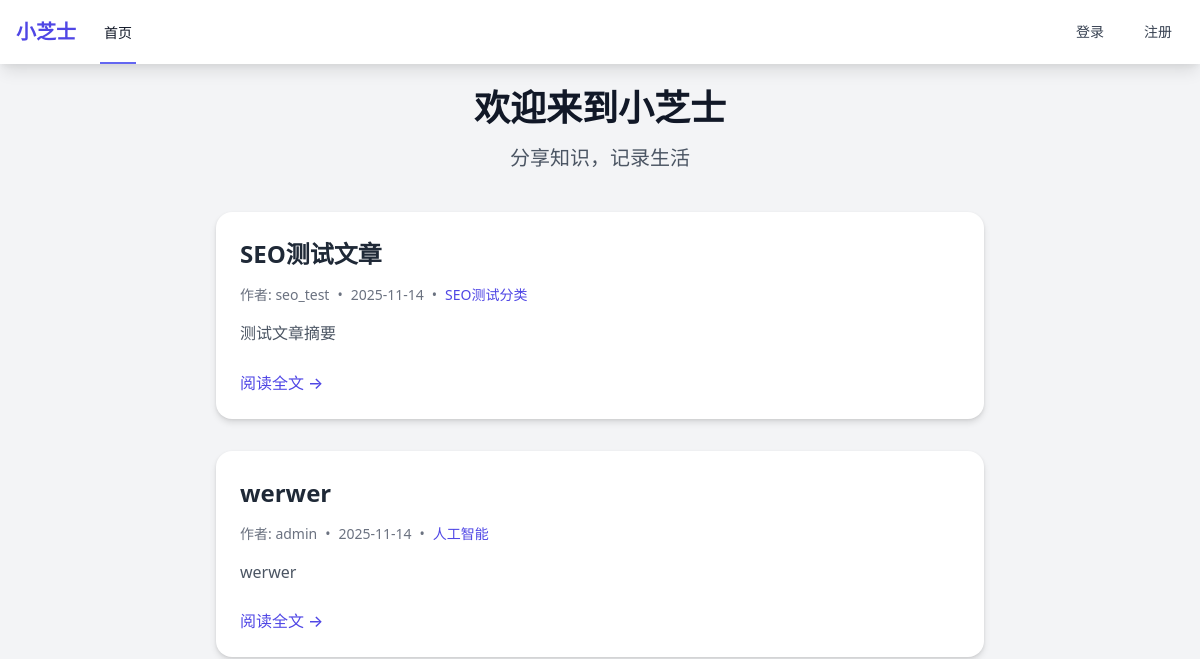
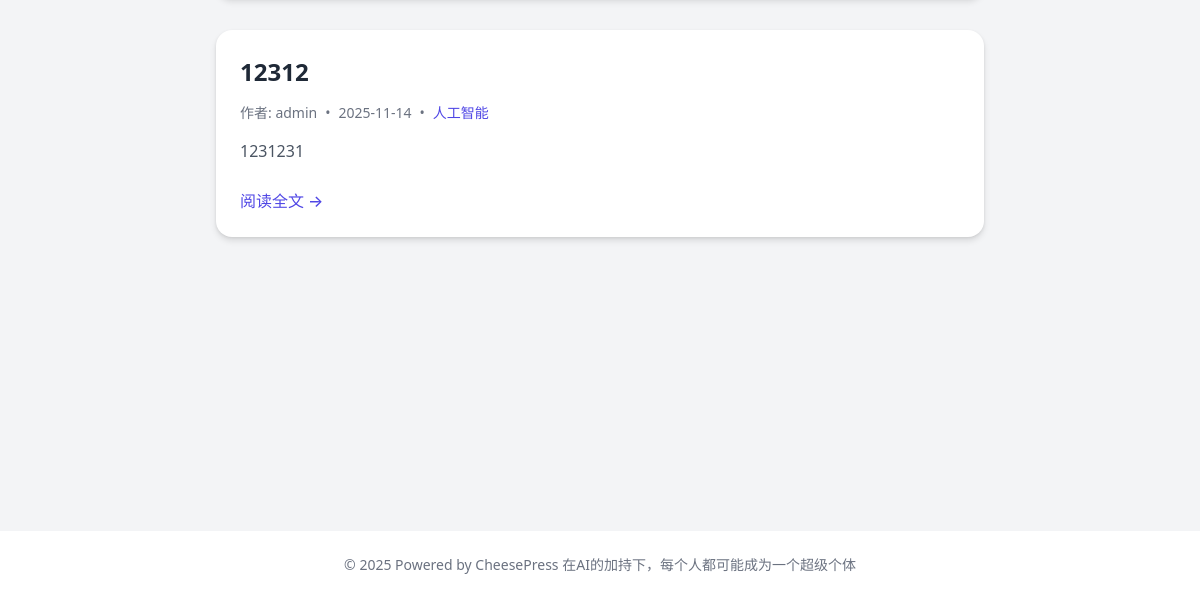
Before: / with the older database file (2 pictures, top to bottom).
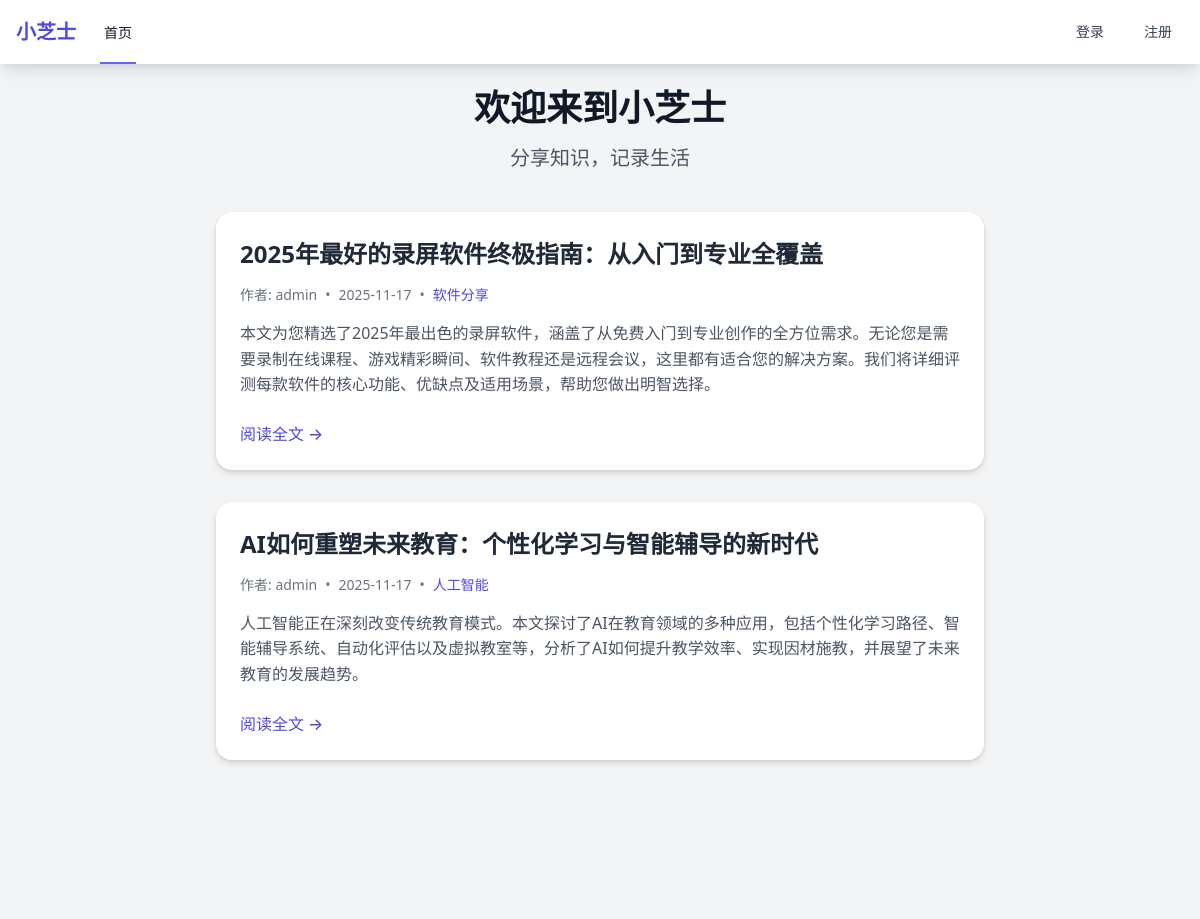
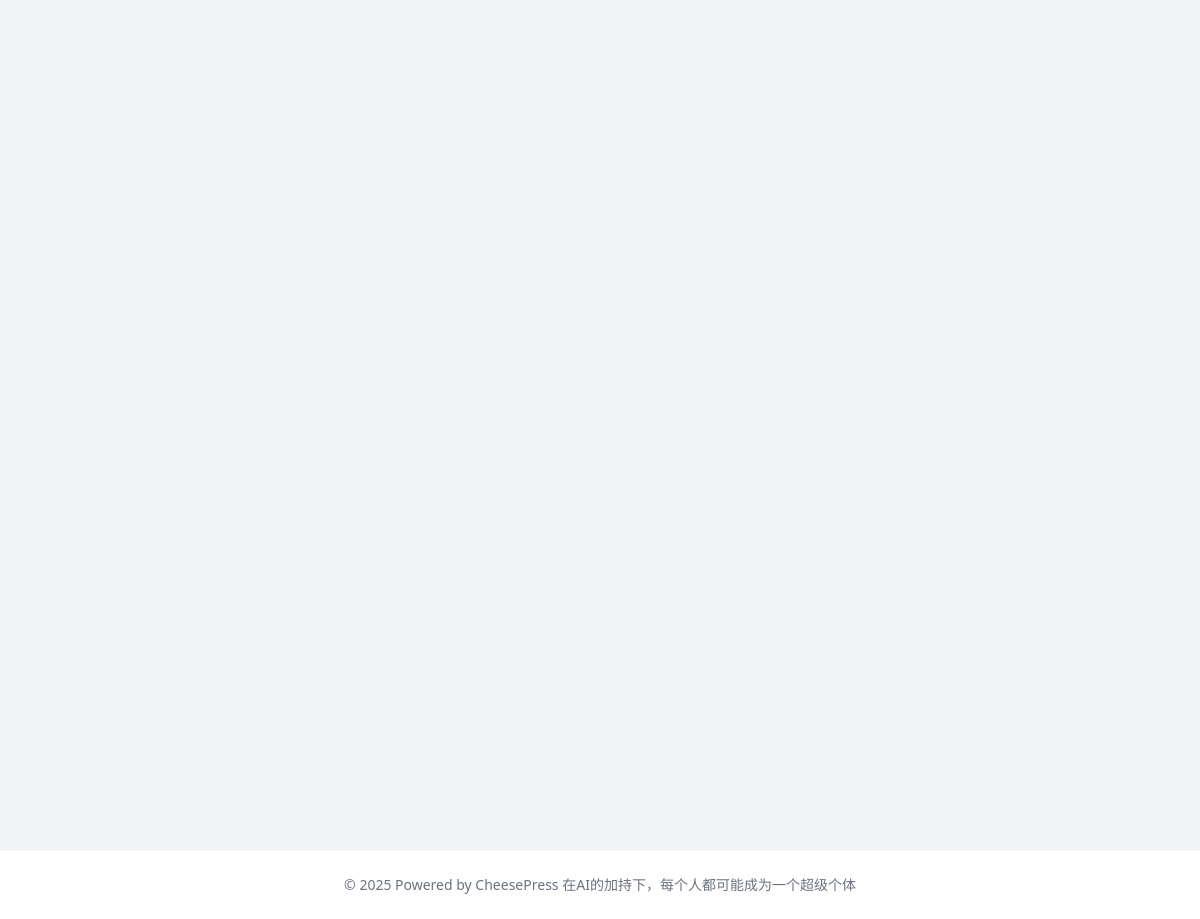
After: the same page with the newer database file (2 pictures, top to bottom).
### app/models/__init__.py (models this page shows, shortened)
class Post(db.Model):
    __tablename__ = 'posts'
    id = db.Column(db.Integer, primary_key=True)
    title = db.Column(db.String(200), nullable=False)
    slug = db.Column(db.String(200), unique=True, nullable=False)
    content = db.Column(db.Text, nullable=False)
    excerpt = db.Column(db.Text, nullable=True)
    featured_image = db.Column(db.String(255), nullable=True)
    status = db.Column(db.String(20), default='draft')  # draft, published, archived
    view_count = db.Column(db.Integer, default=0)
    user_id = db.Column(db.Integer, db.ForeignKey('users.id'), nullable=False)
    category_id = db.Column(db.Integer, db.ForeignKey('categories.id'), nullable=True)
    published_at = db.Column(db.DateTime, nullable=True)
    created_at = db.Column(db.DateTime, default=datetime.utcnow)
    updated_at = db.Column(db.DateTime, default=datetime.utcnow, onupdate=datetime.utcnow)
    seo_title = db.Column(db.String(200), nullable=True)
    seo_description = db.Column(db.Text, nullable=True)
    seo_keywords = db.Column(db.Text, nullable=True)
    seo_og_image = db.Column(db.String(255), nullable=True)
    comments = db.relationship('Comment', backref='post', lazy=True)

class User(UserMixin, db.Model):
    __tablename__ = 'users'
    id = db.Column(db.Integer, primary_key=True)
    username = db.Column(db.String(80), unique=True, nullable=False)
    email = db.Column(db.String(120), unique=True, nullable=False)
    password_hash = db.Column(db.String(255), nullable=False)
    first_name = db.Column(db.String(50), nullable=True)
    last_name = db.Column(db.String(50), nullable=True)
    bio = db.Column(db.Text, nullable=True)
    avatar = db.Column(db.String(255), nullable=True)
    role = db.Column(db.String(20), default='user')  # user, editor, admin
    is_active = db.Column(db.Boolean, default=True)
    created_at = db.Column(db.DateTime, default=datetime.utcnow)
    updated_at = db.Column(db.DateTime, default=datetime.utcnow, onupdate=datetime.utcnow)
    posts = db.relationship('Post', backref='author', lazy=True, foreign_keys='Post.user_id')
    comments = db.relationship('Comment', backref='author', lazy=True, foreign_keys='Comment.user_id')

class Category(db.Model):
    __tablename__ = 'categories'
    id = db.Column(db.Integer, primary_key=True)
    name = db.Column(db.String(100), unique=True, nullable=False)
    slug = db.Column(db.String(100), unique=True, nullable=False)
    description = db.Column(db.Text, nullable=True)
    parent_id = db.Column(db.Integer, db.ForeignKey('categories.id'), nullable=True)
    created_at = db.Column(db.DateTime, default=datetime.utcnow)
    seo_title = db.Column(db.String(200), nullable=True)
    seo_description = db.Column(db.Text, nullable=True)
    seo_keywords = db.Column(db.Text, nullable=True)
    parent = db.relationship('Category', remote_side=[id], backref='subcategories')
    posts = db.relationship('Post', backref='category', lazy=True)

### app/main/__init__.py (the view)
@bp.route('/')
def index():
    posts = Post.query.filter_by(status='published').order_by(Post.created_at.desc()).limit(10).all()
    return render_template('main/index.html', posts=posts)

### app/utils/seo.py (called while the page is built)
def get_seo_settings():
    return SeoSetting.query.first()

def register_seo_functions(app):
    @app.context_processor
    def inject_seo_functions():
        return dict(
            get_post_seo_data=get_post_seo_data,
            get_category_seo_data=get_category_seo_data,
            generate_meta_tags=generate_meta_tags
        )

### app/templates/main/index.html (shortened to what this page needs)
{% extends "base.html" %}
{% from 'macros/seo.html' import render_meta_tags %}
{% block content %}
<div class="max-w-3xl mx-auto">
    <div class="text-center mb-10">
        <h1 class="text-4xl font-bold text-gray-900 mb-4">欢迎来到小芝士</h1>
        <p class="text-xl text-gray-600">分享知识，记录生活</p>
    </div>
    {% if posts %}
        <div class="space-y-8" id="post-cards-container">
            {% for post in posts %}
                <div class="post-card" data-index="{{ loop.index }}" onclick="window.location.href='{{ url_for('main.post_detail', slug=post.slug) }}'">
                    <div class="post-card-content">
                        <h2 class="post-card-title" onclick="window.location.href='{{ url_for('main.post_detail', slug=post.slug) }}'; event.stopPropagation();">
                            {{ post.title }}
                        </h2>
                        <div class="post-card-meta" onclick="event.stopPropagation();">
                            <span>作者: {{ post.author.username }}</span>
                            <span class="mx-2">•</span>
                            <span>{{ post.created_at.strftime('%Y-%m-%d') }}</span>
                            {% if post.category %}
                                <span class="mx-2">•</span>
                                <span class="text-indigo-600">{{ post.category.name }}</span>
                            {% endif %}
                        </div>
                        <p class="post-card-excerpt" onclick="event.stopPropagation();">
                            {% if post.excerpt %}
                                {{ post.excerpt|striptags|truncate(200, true, '...') }}
                            {% else %}
                                {{ post.content|striptags|truncate(200, true, '...') }}
                            {% endif %}
                        </p>
                        <a href="{{ url_for('main.post_detail', slug=post.slug) }}" class="post-card-link" onclick="event.stopPropagation();">
                            阅读全文
                        </a>
                    </div>
                </div>
            {% endfor %}
        </div>
    {% endif %}
</div>
{% endblock %}

Changed rows visible on the page:
no longer on this page (row unchanged): Post: title "SEO测试文章", author.username "seo_test", created_at "2025-11-14", category.name "SEO测试分类", excerpt "测试文章摘要"
no longer on this page (row unchanged): Post: title "werwer", author.username "admin", created_at "2025-11-14", category.name "人工智能", excerpt "werwer"
no longer on this page (row unchanged): Post: title "12312", author.username "admin", created_at "2025-11-14", category.name "人工智能", excerpt "1231231"
added Post: title "2025年最好的录屏软件终极指南：从入门到专业全覆盖", author.username "admin", created_at "2025-11-17", category.name "软件分享", excerpt "本文为您精选了2025年最出色的录屏软件，涵盖了从免费入门到专业创作的全方位需求。无论您是需要录制在线课程、游戏精彩瞬间、软件教程还是远程会议，这里都有适合您的解决方案。我们将详细评测每款软件的核心功能、优缺点及适用场景，帮助您做出明智选择。"
added Post: title "AI如何重塑未来教育：个性化学习与智能辅导的新时代", author.username "admin", created_at "2025-11-17", category.name "人工智能", excerpt "人工智能正在深刻改变传统教育模式。本文探讨了AI在教育领域的多种应用，包括个性化学习路径、智能辅导系统、自动化评估以及虚拟教室等，分析了AI如何提升教学效率、实现因材施教，并展望了未来教育的发展趋势。"
